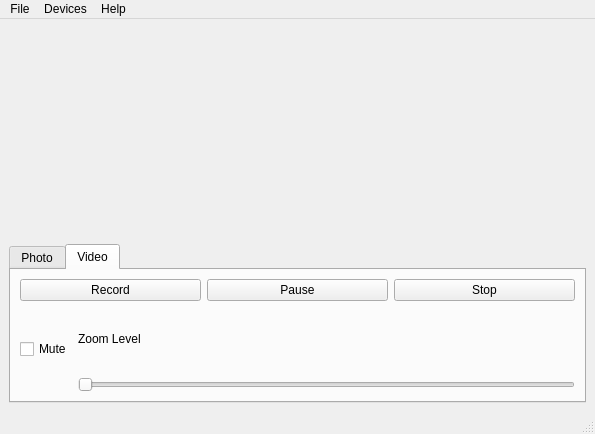
<?xml version="1.0" encoding="UTF-8"?>
<ui version="4.0">
 <class>imager</class>
 <widget class="QMainWindow" name="imager">
  <property name="geometry">
   <rect>
    <x>0</x>
    <y>0</y>
    <width>595</width>
    <height>434</height>
   </rect>
  </property>
  <property name="sizePolicy">
   <sizepolicy hsizetype="Maximum" vsizetype="Preferred">
    <horstretch>0</horstretch>
    <verstretch>0</verstretch>
   </sizepolicy>
  </property>
  <property name="windowTitle">
   <string>imager</string>
  </property>
  <widget class="QWidget" name="centralwidget">
   <layout class="QGridLayout" name="gridLayout_3">
    <item row="0" column="0">
     <widget class="QStackedWidget" name="stackedWidget">
      <property name="currentIndex">
       <number>0</number>
      </property>
      <widget class="QWidget" name="page">
       <layout class="QGridLayout" name="gridLayout_2">
        <item row="0" column="0">
         <widget class="QCameraViewfinder" name="viewfinderFrame" native="true"/>
        </item>
       </layout>
      </widget>
      <widget class="QWidget" name="page_2">
       <layout class="QGridLayout" name="gridLayout">
        <item row="0" column="0">
         <widget class="QGraphicsView" name="graphicsView"/>
        </item>
       </layout>
      </widget>
     </widget>
    </item>
    <item row="1" column="0">
     <widget class="QTabWidget" name="tabWidget">
      <property name="currentIndex">
       <number>1</number>
      </property>
      <widget class="QWidget" name="tabPhoto">
       <attribute name="title">
        <string>Photo</string>
       </attribute>
       <layout class="QGridLayout" name="gridLayout_4">
        <item row="4" column="0">
         <layout class="QHBoxLayout" name="horizontalLayout_2">
          <item>
           <widget class="QPushButton" name="pushButtonCapture">
            <property name="text">
             <string>Capture</string>
            </property>
           </widget>
          </item>
          <item>
           <layout class="QVBoxLayout" name="verticalLayout">
            <item>
             <spacer name="verticalSpacer">
              <property name="orientation">
               <enum>Qt::Vertical</enum>
              </property>
              <property name="sizeHint" stdset="0">
               <size>
                <width>20</width>
                <height>5</height>
               </size>
              </property>
             </spacer>
            </item>
            <item>
             <widget class="QLabel" name="labelZoom">
              <property name="sizePolicy">
               <sizepolicy hsizetype="Preferred" vsizetype="Fixed">
                <horstretch>0</horstretch>
                <verstretch>0</verstretch>
               </sizepolicy>
              </property>
              <property name="text">
               <string>Zoom Level</string>
              </property>
              <property name="alignment">
               <set>Qt::AlignCenter</set>
              </property>
             </widget>
            </item>
            <item>
             <widget class="QSlider" name="horizontalSliderPhoto">
              <property name="sizePolicy">
               <sizepolicy hsizetype="Preferred" vsizetype="Fixed">
                <horstretch>0</horstretch>
                <verstretch>0</verstretch>
               </sizepolicy>
              </property>
              <property name="minimum">
               <number>1</number>
              </property>
              <property name="maximum">
               <number>10</number>
              </property>
              <property name="value">
               <number>1</number>
              </property>
              <property name="sliderPosition">
               <number>1</number>
              </property>
              <property name="orientation">
               <enum>Qt::Horizontal</enum>
              </property>
              <property name="invertedAppearance">
               <bool>false</bool>
              </property>
              <property name="invertedControls">
               <bool>false</bool>
              </property>
              <property name="tickPosition">
               <enum>QSlider::TicksAbove</enum>
              </property>
              <property name="tickInterval">
               <number>1</number>
              </property>
             </widget>
            </item>
            <item>
             <spacer name="verticalSpacer_2">
              <property name="orientation">
               <enum>Qt::Vertical</enum>
              </property>
              <property name="sizeHint" stdset="0">
               <size>
                <width>20</width>
                <height>5</height>
               </size>
              </property>
             </spacer>
            </item>
           </layout>
          </item>
         </layout>
        </item>
       </layout>
      </widget>
      <widget class="QWidget" name="tabVideo">
       <attribute name="title">
        <string>Video</string>
       </attribute>
       <layout class="QGridLayout" name="gridLayout_5">
        <item row="2" column="0">
         <layout class="QHBoxLayout" name="horizontalLayout">
          <item>
           <widget class="QPushButton" name="pushButtonRecord">
            <property name="text">
             <string>Record</string>
            </property>
           </widget>
          </item>
          <item>
           <widget class="QPushButton" name="pushButtonPause">
            <property name="text">
             <string>Pause</string>
            </property>
           </widget>
          </item>
          <item>
           <widget class="QPushButton" name="pushButtonStop">
            <property name="text">
             <string>Stop</string>
            </property>
           </widget>
          </item>
         </layout>
        </item>
        <item row="3" column="0">
         <layout class="QHBoxLayout" name="horizontalLayout_3">
          <item>
           <widget class="QCheckBox" name="checkBoxMute">
            <property name="sizePolicy">
             <sizepolicy hsizetype="Minimum" vsizetype="Fixed">
              <horstretch>0</horstretch>
              <verstretch>0</verstretch>
             </sizepolicy>
            </property>
            <property name="text">
             <string>Mute</string>
            </property>
           </widget>
          </item>
          <item>
           <layout class="QVBoxLayout" name="verticalLayout_2">
            <item>
             <widget class="QLabel" name="labelZoom_2">
              <property name="text">
               <string>Zoom Level</string>
              </property>
             </widget>
            </item>
            <item>
             <widget class="QSlider" name="horizontalSliderVideo">
              <property name="orientation">
               <enum>Qt::Horizontal</enum>
              </property>
             </widget>
            </item>
           </layout>
          </item>
         </layout>
        </item>
       </layout>
      </widget>
     </widget>
    </item>
   </layout>
  </widget>
  <widget class="QMenuBar" name="menubar">
   <property name="geometry">
    <rect>
     <x>0</x>
     <y>0</y>
     <width>595</width>
     <height>27</height>
    </rect>
   </property>
   <widget class="QMenu" name="menuFile">
    <property name="title">
     <string>File</string>
    </property>
    <addaction name="actionStartCamera"/>
    <addaction name="actionStopCamera"/>
    <addaction name="separator"/>
    <addaction name="actionExit"/>
    <addaction name="separator"/>
   </widget>
   <widget class="QMenu" name="menuHelp">
    <property name="title">
     <string>Help</string>
    </property>
    <addaction name="actionPreference"/>
    <addaction name="actionAbout"/>
   </widget>
   <widget class="QMenu" name="menuDevices">
    <property name="title">
     <string>Devices</string>
    </property>
   </widget>
   <addaction name="menuFile"/>
   <addaction name="menuDevices"/>
   <addaction name="menuHelp"/>
  </widget>
  <widget class="QStatusBar" name="statusbar"/>
  <action name="actionExit">
   <property name="text">
    <string>Exit</string>
   </property>
  </action>
  <action name="actionStartCamera">
   <property name="text">
    <string>StartCamera</string>
   </property>
  </action>
  <action name="actionPreference">
   <property name="text">
    <string>Preference</string>
   </property>
  </action>
  <action name="actionAbout">
   <property name="text">
    <string>About</string>
   </property>
  </action>
  <action name="actionStopCamera">
   <property name="text">
    <string>StopCamera</string>
   </property>
  </action>
 </widget>
 <customwidgets>
  <customwidget>
   <class>QCameraViewfinder</class>
   <extends>QWidget</extends>
   <header location="global">qcameraviewfinder.h</header>
   <container>1</container>
  </customwidget>
 </customwidgets>
 <resources/>
 <connections/>
 <slots>
  <slot>configSettings()</slot>
 </slots>
</ui>
